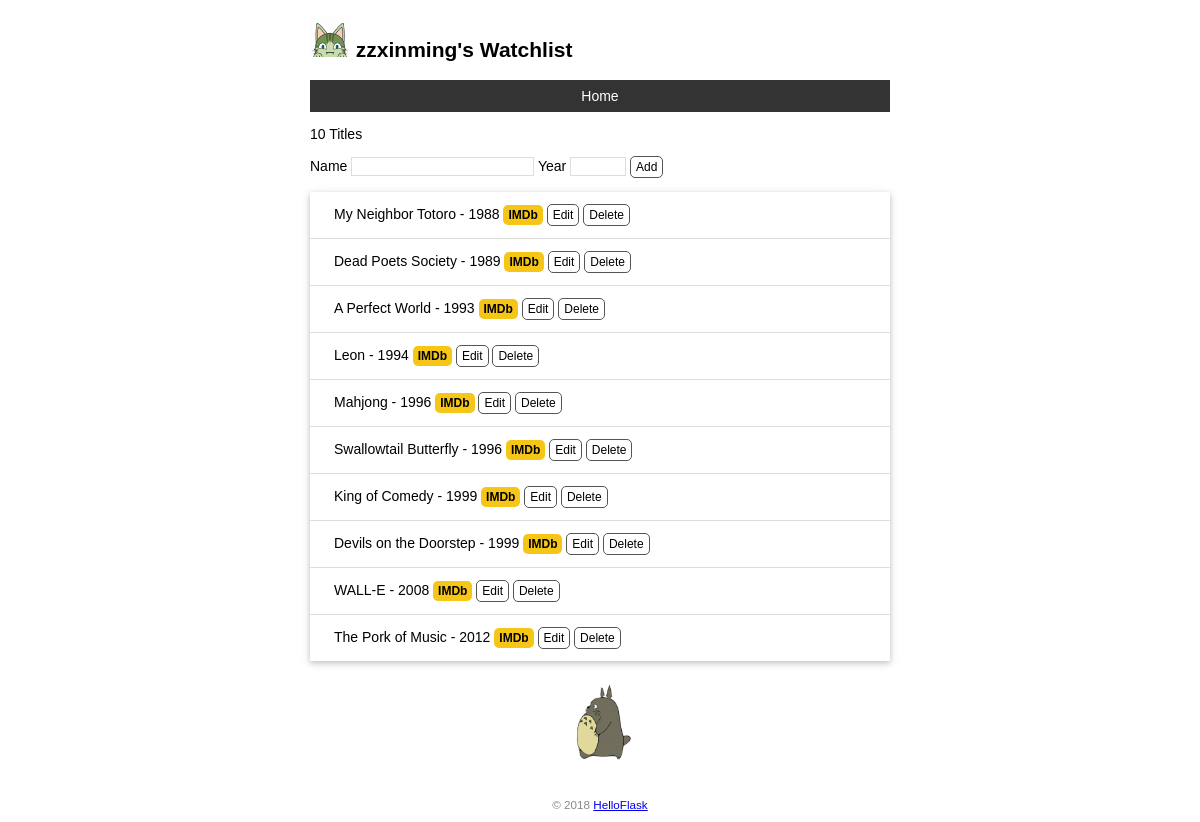
The page / on the database its author committed.
### app.py (models this page shows)
class User(db.Model):  # 表名将会是 user（自动生成，小写处理）
    id = db.Column(db.Integer, primary_key=True)  # 主键
    name = db.Column(db.String(20))  # 名字

class Movie(db.Model):  # 表名将会是 movie
    id = db.Column(db.Integer, primary_key=True)  # 主键
    title = db.Column(db.String(60))  # 电影标题
    year = db.Column(db.String(4))  # 电影年份

### app.py (the view, shortened to what this page needs)
@app.route('/', methods=['GET', 'POST'])
def index():
    movies = Movie.query.all()
    return render_template('index.html', movies=movies)

### app.py (called while the page is built)
@app.context_processor
def inject_user():
    user = User.query.first()
    return dict(user=user)

### templates/index.html
{% extends 'base.html' %}
{% block content %}
<p>{{ movies|length }} Titles</p>
<form method="post">
    Name <input type="text" name="title" autocomplete="off" required>
    Year <input type="text" name="year" autocomplete="off" required>
    <input class="btn" type="submit" name="submit" value="Add">
</form>
<ul class="movie-list">
    {% for movie in movies %}
    <li>{{ movie.title }} - {{ movie.year }}
        <span class="float-right">
            <a class="imdb" href="https://www.imdb.com/find?q={{ movie.title }}" target="_blank" title="Find this movie on IMDb">IMDb</a>
            <a class="btn" href="{{ url_for('edit', movie_id=movie.id) }}">Edit</a>
            <form class="inline-form" method="post" action="{{ url_for('delete', movie_id=movie.id) }}">
                  <input class="btn" type="submit" name="delete" value="Delete" onclick="return confirm('Are you sure?')">
            </form>
        </span>
    </li>
    {% endfor %}
</ul>
<img alt="Walking Totoro" class="totoro" src="{{ url_for('static', filename='images/totoro.gif') }}" title="to~to~ro~">
{% endblock %}

### templates/base.html (shortened to what this page needs)
<!DOCTYPE html>
<html lang="en">
<head>
    {% block head %}
    <link rel="stylesheet" href="{{ url_for('static', filename='style.css') }}" type="text/css">
    {% endblock %}
</head>
<body>
    <h2>
        <img alt="Avatar" class="avatar" src="{{ url_for('static', filename='images/avatar.png') }}">
        {{ user.name }}'s Watchlist
    </h2>
    <nav>
        <ul>
            <li><a href="{{ url_for('index') }}">Home</a></li>
        </ul>
    </nav>
    {% block content %}{% endblock %}
    <footer>
        <small>&copy; 2018 <a href="http://helloflask.com/book/3">HelloFlask</a></small>
    </footer>
</body>
</html>

### static/style.css (style rules this page uses)
body { margin: auto; max-width: 580px; font-size: 14px; font-family: Helvetica, Arial, sans-serif; }
footer { color: #888; margin-top: 15px; text-align: center; padding: 10px; }
.avatar { width: 40px; }
.movie-list { list-style-type: none; padding: 0; margin-bottom: 10px; box-shadow: 0 2px 5px 0 rgba(0, 0, 0, 0.16), 0 2px 10px 0 rgba(0, 0, 0, 0.12); }
.movie-list li { padding: 12px 24px; border-bottom: 1px solid #ddd; }
.movie-list li:last-child { border-bottom:none; }
.totoro { display: block; margin: 0 auto; height: 100px; }
nav ul { list-style-type: none; margin: 0; padding: 0; overflow: hidden; background-color: #333; }
nav li a { display: block; color: white; text-align: center; padding: 8px 12px; text-decoration: none; }
.imdb { font-size: 12px; font-weight: bold; color: black; text-decoration: none; background: #F5C518; border-radius: 5px; padding: 3px 5px; }
input[type=submit] { font-family: inherit; }
input[type=text] { border: 1px solid #ddd; }
input[name=year] { width: 50px; }
.btn { font-size: 12px; padding: 3px 5px; text-decoration: none; cursor: pointer; background-color: white; color: black; border: 1px solid #555555; border-radius: 5px; }
.inline-form { display: inline; }

### rows shown on the page
User: name "zzxinming"
Movie: title "My Neighbor Totoro", year "1988"
Movie: title "Dead Poets Society", year "1989"
Movie: title "A Perfect World", year "1993"
Movie: title "Leon", year "1994"
Movie: title "Mahjong", year "1996"
Movie: title "Swallowtail Butterfly", year "1996"
Movie: title "King of Comedy", year "1999"
Movie: title "Devils on the Doorstep", year "1999"
Movie: title "WALL-E", year "2008"
Movie: title "The Pork of Music", year "2012"

### other values the page prints
{{ movies|length }} "10"
